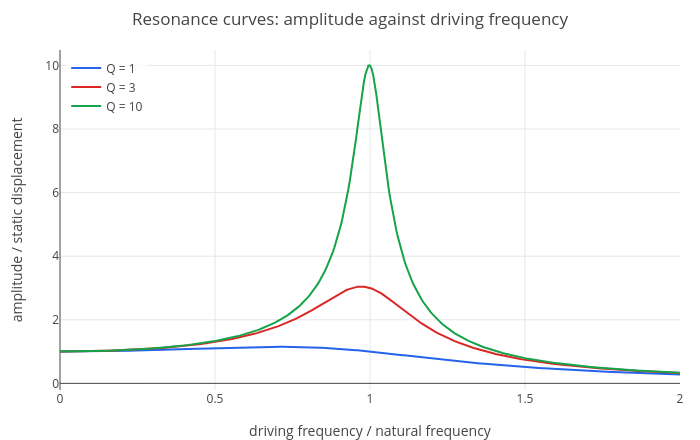

This figure's notebook cell:
### Markdown cell above
At resonance the response is $Q$ times the response to a steady push. The resonance curves:

### Code cell
p = plot(A(w, 1), w, 0, 2);
p = show(p, plot(A(w, 3), w, 0, 2));
p = show(p, plot(A(w, 10), w, 0, 2));
p = legend(p, "Q = 1", "Q = 3", "Q = 10");
labels(title(p, "Resonance curves: amplitude against driving frequency"), "driving frequency / natural frequency", "amplitude / static displacement")

### Figure 1 — Plotly figure (JSON) as saved in the notebook; plotly's stock layout.template omitted (floating-point values rounded to 4 significant figures; data arrays with more than 128 entries replaced by an {"elided": "..."} marker saying what was removed)
{"data": [{"line": {"color": "#2563eb", "width": 2}, "mode": "lines", "name": "Q = 1", "type": "scatter", "x": {"elided": "402 float values"}, "y": {"elided": "402 float values"}}, {"line": {"color": "#dc2626", "width": 2}, "mode": "lines", "name": "Q = 3", "type": "scatter", "x": {"elided": "402 float values"}, "y": {"elided": "402 float values"}}, {"line": {"color": "#16a34a", "width": 2}, "mode": "lines", "name": "Q = 10", "type": "scatter", "x": {"elided": "402 float values"}, "y": {"elided": "402 float values"}}], "layout": {"height": 440, "legend": {"bgcolor": "rgba(255,255,255,0.8)", "x": 0.01, "xanchor": "left", "y": 0.99, "yanchor": "top"}, "margin": {"b": 50, "l": 60, "r": 20, "t": 50}, "showlegend": true, "title": {"text": "Resonance curves: amplitude against driving frequency"}, "width": 700, "xaxis": {"title": {"text": "driving frequency / natural frequency"}, "zeroline": true}, "yaxis": {"range": [-0.2088, 10.49], "title": {"text": "amplitude / static displacement"}, "zeroline": true}}}
